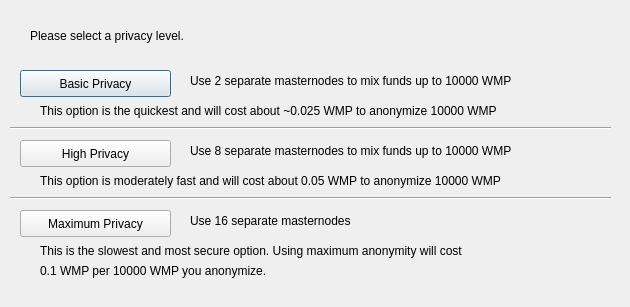
<?xml version="1.0" encoding="UTF-8"?>
<ui version="4.0">
 <class>ObfuscationConfig</class>
 <widget class="QDialog" name="ObfuscationConfig">
  <property name="geometry">
   <rect>
    <x>0</x>
    <y>0</y>
    <width>630</width>
    <height>307</height>
   </rect>
  </property>
  <property name="windowTitle">
   <string>Configure Obfuscation</string>
  </property>
  <widget class="QPushButton" name="buttonBasic">
   <property name="geometry">
    <rect>
     <x>20</x>
     <y>70</y>
     <width>151</width>
     <height>27</height>
    </rect>
   </property>
   <property name="text">
    <string>Basic Privacy</string>
   </property>
  </widget>
  <widget class="QPushButton" name="buttonHigh">
   <property name="geometry">
    <rect>
     <x>20</x>
     <y>140</y>
     <width>151</width>
     <height>27</height>
    </rect>
   </property>
   <property name="text">
    <string>High Privacy</string>
   </property>
  </widget>
  <widget class="QPushButton" name="buttonMax">
   <property name="geometry">
    <rect>
     <x>20</x>
     <y>210</y>
     <width>151</width>
     <height>27</height>
    </rect>
   </property>
   <property name="text">
    <string>Maximum Privacy</string>
   </property>
  </widget>
  <widget class="QLabel" name="label">
   <property name="geometry">
    <rect>
     <x>30</x>
     <y>20</y>
     <width>571</width>
     <height>31</height>
    </rect>
   </property>
   <property name="text">
    <string>Please select a privacy level.</string>
   </property>
  </widget>
  <widget class="QLabel" name="label_2">
   <property name="geometry">
    <rect>
     <x>190</x>
     <y>70</y>
     <width>421</width>
     <height>21</height>
    </rect>
   </property>
   <property name="text">
    <string>Use 2 separate masternodes to mix funds up to 10000 WMP</string>
   </property>
  </widget>
  <widget class="QLabel" name="label_3">
   <property name="geometry">
    <rect>
     <x>190</x>
     <y>140</y>
     <width>411</width>
     <height>21</height>
    </rect>
   </property>
   <property name="text">
    <string>Use 8 separate masternodes to mix funds up to 10000 WMP</string>
   </property>
  </widget>
  <widget class="QLabel" name="label_4">
   <property name="geometry">
    <rect>
     <x>190</x>
     <y>210</y>
     <width>421</width>
     <height>21</height>
    </rect>
   </property>
   <property name="text">
    <string>Use 16 separate masternodes</string>
   </property>
  </widget>
  <widget class="QLabel" name="label_6">
   <property name="geometry">
    <rect>
     <x>40</x>
     <y>100</y>
     <width>561</width>
     <height>21</height>
    </rect>
   </property>
   <property name="text">
    <string>This option is the quickest and will cost about ~0.025 WMP to anonymize 10000 WMP</string>
   </property>
  </widget>
  <widget class="QLabel" name="label_7">
   <property name="geometry">
    <rect>
     <x>40</x>
     <y>170</y>
     <width>561</width>
     <height>21</height>
    </rect>
   </property>
   <property name="text">
    <string>This option is moderately fast and will cost about 0.05 WMP to anonymize 10000 WMP</string>
   </property>
  </widget>
  <widget class="QLabel" name="label_8">
   <property name="geometry">
    <rect>
     <x>40</x>
     <y>240</y>
     <width>561</width>
     <height>21</height>
    </rect>
   </property>
   <property name="text">
    <string>This is the slowest and most secure option. Using maximum anonymity will cost</string>
   </property>
  </widget>
  <widget class="QLabel" name="label_9">
   <property name="geometry">
    <rect>
     <x>40</x>
     <y>260</y>
     <width>561</width>
     <height>21</height>
    </rect>
   </property>
   <property name="text">
    <string>0.1 WMP per 10000 WMP you anonymize.</string>
   </property>
  </widget>
  <widget class="Line" name="line">
   <property name="geometry">
    <rect>
     <x>10</x>
     <y>120</y>
     <width>601</width>
     <height>16</height>
    </rect>
   </property>
   <property name="orientation">
    <enum>Qt::Horizontal</enum>
   </property>
  </widget>
  <widget class="Line" name="line_2">
   <property name="geometry">
    <rect>
     <x>10</x>
     <y>190</y>
     <width>601</width>
     <height>16</height>
    </rect>
   </property>
   <property name="orientation">
    <enum>Qt::Horizontal</enum>
   </property>
  </widget>
 </widget>
 <resources/>
 <connections/>
</ui>
